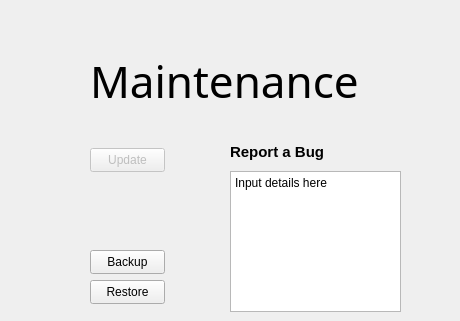
    <widget class="QWidget" name="maintenance">
     <widget class="QLabel" name="maintenance_label">
      <property name="geometry">
       <rect>
        <x>90</x>
        <y>50</y>
        <width>361</width>
        <height>61</height>
       </rect>
      </property>
      <property name="font">
       <font>
        <family>Poppins ExtraBold</family>
        <pointsize>33</pointsize>
       </font>
      </property>
      <property name="text">
       <string>&lt;html&gt;&lt;head/&gt;&lt;body&gt;&lt;p&gt;Maintenance&lt;/p&gt;&lt;/body&gt;&lt;/html&gt;</string>
      </property>
     </widget>
     <widget class="QPushButton" name="update_button">
      <property name="enabled">
       <bool>false</bool>
      </property>
      <property name="geometry">
       <rect>
        <x>90</x>
        <y>148</y>
        <width>75</width>
        <height>24</height>
       </rect>
      </property>
      <property name="text">
       <string>Update</string>
      </property>
     </widget>
     <widget class="QPushButton" name="backup_button">
      <property name="geometry">
       <rect>
        <x>90</x>
        <y>250</y>
        <width>75</width>
        <height>24</height>
       </rect>
      </property>
      <property name="text">
       <string>Backup</string>
      </property>
     </widget>
     <widget class="QPushButton" name="restore_button">
      <property name="geometry">
       <rect>
        <x>90</x>
        <y>280</y>
        <width>75</width>
        <height>24</height>
       </rect>
      </property>
      <property name="text">
       <string>Restore</string>
      </property>
     </widget>
     <widget class="QTextEdit" name="textEdit">
      <property name="geometry">
       <rect>
        <x>230</x>
        <y>171</y>
        <width>171</width>
        <height>141</height>
       </rect>
      </property>
      <property name="html">
       <string>&lt;!DOCTYPE HTML PUBLIC &quot;-//W3C//DTD HTML 4.0//EN&quot; &quot;http://www.w3.org/TR/REC-html40/strict.dtd&quot;&gt;
&lt;html&gt;&lt;head&gt;&lt;meta name=&quot;qrichtext&quot; content=&quot;1&quot; /&gt;&lt;meta charset=&quot;utf-8&quot; /&gt;&lt;style type=&quot;text/css&quot;&gt;
p, li { white-space: pre-wrap; }
hr { height: 1px; border-width: 0; }
li.unchecked::marker { content: &quot;\2610&quot;; }
li.checked::marker { content: &quot;\2612&quot;; }
&lt;/style&gt;&lt;/head&gt;&lt;body style=&quot; font-family:'Segoe UI'; font-size:9pt; font-weight:400; font-style:normal;&quot;&gt;
&lt;p style=&quot; margin-top:0px; margin-bottom:0px; margin-left:0px; margin-right:0px; -qt-block-indent:0; text-indent:0px;&quot;&gt;Input details here&lt;/p&gt;&lt;/body&gt;&lt;/html&gt;</string>
      </property>
     </widget>
     <widget class="QLabel" name="label_128">
      <property name="geometry">
       <rect>
        <x>230</x>
        <y>142</y>
        <width>131</width>
        <height>21</height>
       </rect>
      </property>
      <property name="text">
       <string>&lt;html&gt;&lt;head/&gt;&lt;body&gt;&lt;p&gt;&lt;span style=&quot; font-size:11pt; font-weight:700;&quot;&gt;Report a Bug&lt;/span&gt;&lt;/p&gt;&lt;/body&gt;&lt;/html&gt;</string>
      </property>
     </widget>
    </widget>
